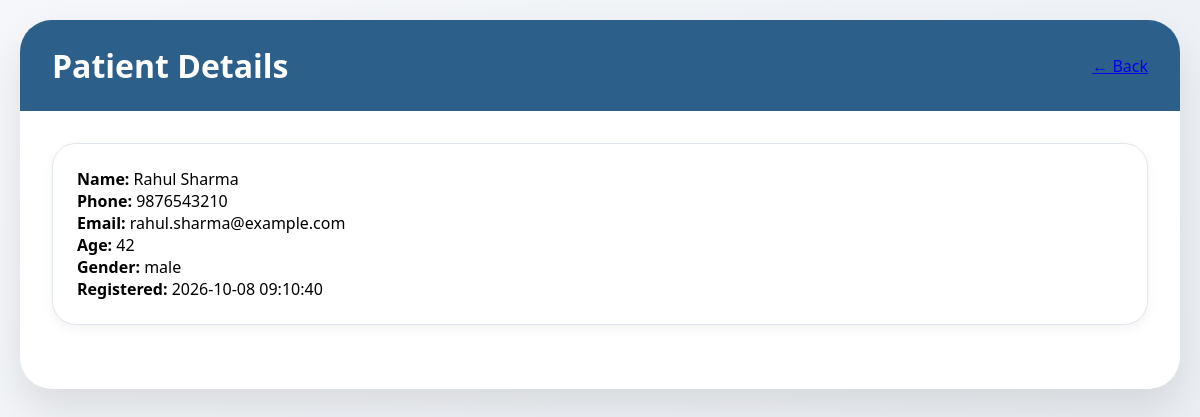
Screenshot of /admin_view_patient.php?id=1 (signed in) with the database file from the repository.
### tables this page shows
CREATE TABLE IF NOT EXISTS patients (
    id INT AUTO_INCREMENT PRIMARY KEY,
    name VARCHAR(150) NOT NULL,
    age INT NOT NULL,
    gender VARCHAR(20) NOT NULL,
    phone VARCHAR(20) NOT NULL UNIQUE,
    email VARCHAR(150) NULL,
    created_at TIMESTAMP DEFAULT CURRENT_TIMESTAMP
);

### admin_view_patient.php (the view, shortened to what this page needs)
<?php
require_once 'config.php';
$id = $_GET['id'] ?? 0;
$stmt = $pdo->prepare("SELECT * FROM patients WHERE id = ?");
$stmt->execute([$id]);
$patient = $stmt->fetch();
?>
<!DOCTYPE html>
<html>
<head><title>Patient Details</title><link rel="stylesheet" href="style.css"></head>
<body>
<div class="kiosk-container">
    <div class="header"><h1>Patient Details</h1><a href="admin_patients.php">← Back</a></div>
    <div class="main-content">
        <div class="card">
            <p><strong>Name:</strong> <?= htmlspecialchars($patient['name']) ?></p>
            <p><strong>Phone:</strong> <?= $patient['phone'] ?></p>
            <p><strong>Email:</strong> <?= $patient['email'] ?></p>
            <p><strong>Age:</strong> <?= $patient['age'] ?></p>
            <p><strong>Gender:</strong> <?= $patient['gender'] ?></p>
            <p><strong>Registered:</strong> <?= $patient['created_at'] ?></p>
        </div>
    </div>
</div>
</body>
</html>

### style.css (style rules this page uses)
* { margin: 0; padding: 0; box-sizing: border-box; }
body { font-family: 'Segoe UI', Tahoma, Geneva, Verdana, sans-serif; background: linear-gradient(135deg, #f5f7fa 0%, #e9edf2 100%); min-height: 100vh; padding: 20px; }
.kiosk-container { max-width: 1400px; margin: 0 auto; background: white; border-radius: 32px; box-shadow: 0 20px 40px rgba(0,0,0,0.1); overflow: hidden; }
.header { background: #2c5f8a; color: white; padding: 1.5rem 2rem; display: flex; justify-content: space-between; align-items: center; flex-wrap: wrap; }
.main-content { padding: 2rem; }
.card { background: #fff; border-radius: 24px; box-shadow: 0 4px 12px rgba(0,0,0,0.05); padding: 1.5rem; margin-bottom: 2rem; border: 1px solid #e0e6ed; }

### rows the page displays
patients: name "Rahul Sharma", phone "9876543210", email "rahul.sharma@example.com", age "42", gender "male", created_at "2026-10-08 09:10:40"
